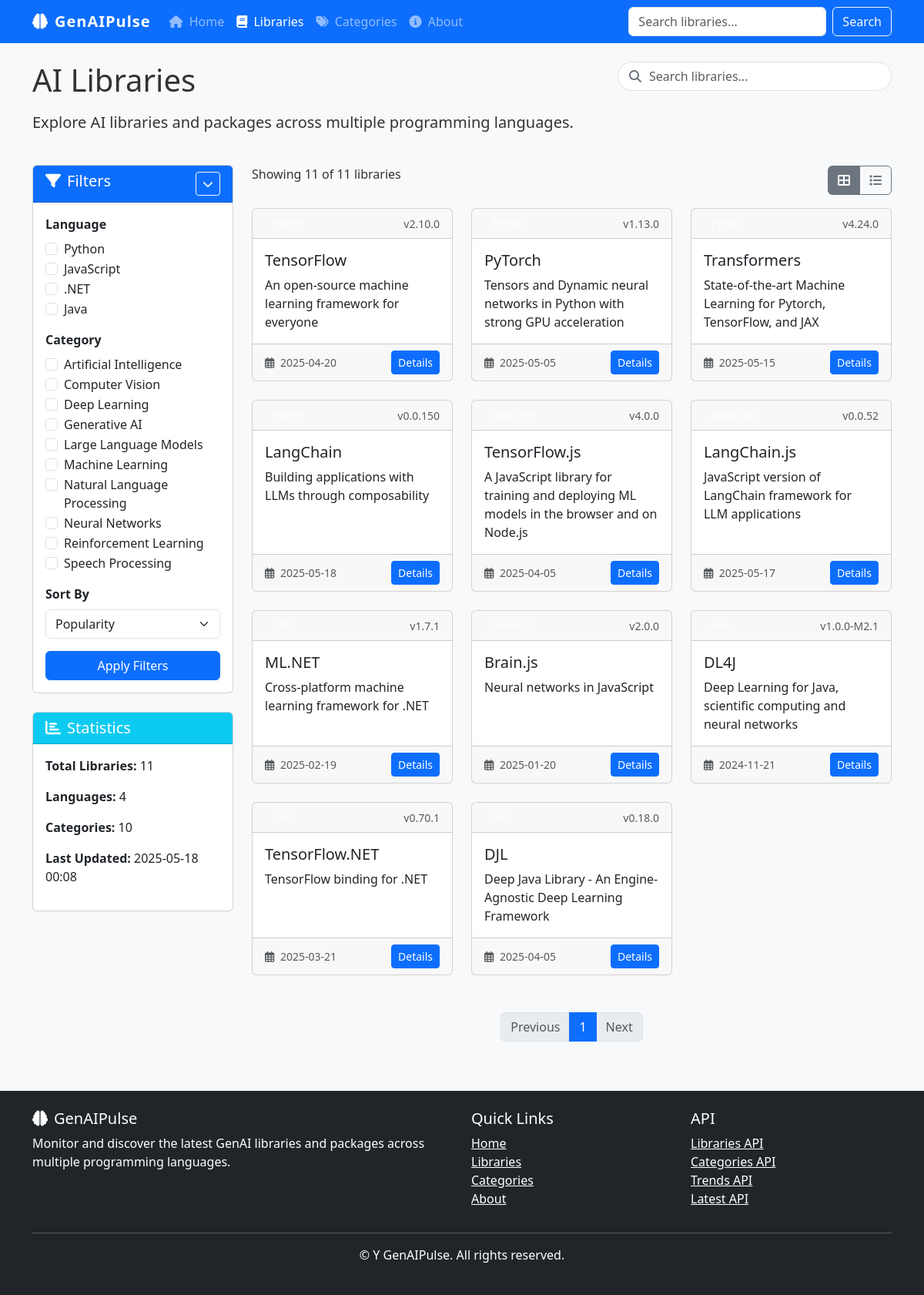
/libraries, run on the app's committed database.
### app/models.py (models this page shows, shortened)
class Category(db.Model):
    id = db.Column(db.Integer, primary_key=True)
    name = db.Column(db.String(100), nullable=False, unique=True)
    description = db.Column(db.Text)
    category_type = db.Column(db.String(50))  # 'functional', 'application', etc.

class Library(db.Model):
    id = db.Column(db.Integer, primary_key=True)
    name = db.Column(db.String(100), nullable=False)
    description = db.Column(db.Text)
    language = db.Column(db.String(50), index=True)
    current_version = db.Column(db.String(50))
    last_update = db.Column(db.DateTime, default=datetime.utcnow)
    repository_url = db.Column(db.String(255))
    documentation_url = db.Column(db.String(255))
    package_url = db.Column(db.String(255))
    popularity_score = db.Column(db.Float, default=0.0)
    monthly_downloads = db.Column(db.Integer, default=0)
    github_stars = db.Column(db.Integer, default=0)
    categories = db.relationship('Category', secondary=library_categories,
                              lazy='subquery', backref=db.backref('libraries', lazy=True))
    versions = db.relationship('Version', backref='library', lazy=True)

### app/routes/main.py (the view)
@main_bp.route('/libraries')
def libraries():
    page = request.args.get('page', 1, type=int)
    per_page = 12
    q = request.args.get('q', '')
    sort = request.args.get('sort', 'popularity')
    view = request.args.get('view', 'grid')
    selected_languages = request.args.getlist('language')
    selected_categories = request.args.getlist('category')
    query = Library.query
    if q:
        query = query.filter(Library.name.ilike(f'%{q}%') | Library.description.ilike(f'%{q}%'))
    if selected_languages:
        query = query.filter(Library.language.in_(selected_languages))
    if selected_categories:
        query = query.join(Library.categories).filter(Category.id.in_([int(cat_id) for cat_id in selected_categories]))
    if sort == 'popularity':
        query = query.order_by(Library.popularity_score.desc())
    elif sort == 'newest':
        query = query.order_by(Library.last_update.desc())
    elif sort == 'name':
        query = query.order_by(Library.name)
    libraries = query.paginate(page=page, per_page=per_page, error_out=False)
    categories = Category.query.order_by(Category.name).all()
    total_libraries = Library.query.count()
    last_updated = db.session.query(func.max(Library.last_update)).scalar()
    next_page = page + 1 if libraries.has_next else None
    prev_page = page - 1 if libraries.has_prev else None
    total_pages = libraries.pages or 1
    return render_template('libraries.html',
                           libraries=libraries.items,
                           page=page,
                           total_pages=total_pages,
                           next_page=next_page,
                           prev_page=prev_page,
                           total_libraries=total_libraries,
                           categories=categories,
                           selected_languages=selected_languages,
                           selected_categories=selected_categories,
                           sort=sort,
                           view=view,
                           languages=db.session.query(Library.language, func.count(Library.id)).group_by(Library.language).all(),
                           last_updated=last_updated)

### templates/libraries.html (shortened to what this page needs)
{% extends 'base.html' %}
{% block content %}
<div class="row mb-4">
    <div class="col-md-8">
        <h1 class="mb-3">AI Libraries</h1>
        <p class="lead">Explore AI libraries and packages across multiple programming languages.</p>
    </div>
    <div class="col-md-4">
        <div class="search-box mb-3">
            <i class="fas fa-search"></i>
            <form action="{{ url_for('main.libraries') }}" method="get">
                <input type="text" class="form-control" name="q" placeholder="Search libraries..." value="{{ request.args.get('q', '') }}">
            </form>
        </div>
    </div>
</div>
<div class="row">
    <div class="col-md-3">
        <div class="card mb-4">
            <div class="card-header bg-primary text-white">
                <h5 class="card-title mb-0">
                    <i class="fas fa-filter me-2"></i>Filters
                    <button class="btn btn-sm btn-outline-light float-end" id="filter-toggle">
                        <i class="fas fa-chevron-down"></i>
                    </button>
                </h5>
            </div>
            <div class="card-body" id="filter-panel">
                <form action="{{ url_for('main.libraries') }}" method="get">
                    <div class="mb-3">
                        <label class="form-label"><strong>Language</strong></label>
                        <div class="form-check">
                            <input class="form-check-input" type="checkbox" name="language" value="Python" id="lang-python" {% if 'Python' in selected_languages %}checked{% endif %}>
                            <label class="form-check-label" for="lang-python">Python</label>
                        </div>
                        <div class="form-check">
                            <input class="form-check-input" type="checkbox" name="language" value="JavaScript" id="lang-js" {% if 'JavaScript' in selected_languages %}checked{% endif %}>
                            <label class="form-check-label" for="lang-js">JavaScript</label>
                        </div>
                        <div class="form-check">
                            <input class="form-check-input" type="checkbox" name="language" value=".NET" id="lang-dotnet" {% if '.NET' in selected_languages %}checked{% endif %}>
                            <label class="form-check-label" for="lang-dotnet">.NET</label>
                        </div>
                        <div class="form-check">
                            <input class="form-check-input" type="checkbox" name="language" value="Java" id="lang-java" {% if 'Java' in selected_languages %}checked{% endif %}>
                            <label class="form-check-label" for="lang-java">Java</label>
                        </div>
                    </div>
                    <div class="mb-3">
                        <label class="form-label"><strong>Category</strong></label>
                        {% for category in categories %}
                        <div class="form-check">
                            <input class="form-check-input" type="checkbox" name="category" value="{{ category.id }}" id="cat-{{ category.id }}" {% if category.id|string in selected_categories %}checked{% endif %}>
                            <label class="form-check-label" for="cat-{{ category.id }}">{{ category.name }}</label>
                        </div>
                        {% endfor %}
                    </div>
                    <div class="mb-3">
                        <label class="form-label"><strong>Sort By</strong></label>
                        <select class="form-select" name="sort">
                            <option value="popularity" {% if sort == 'popularity' %}selected{% endif %}>Popularity</option>
                        </select>
                    </div>
                    <button type="submit" class="btn btn-primary w-100">Apply Filters</button>
                </form>
            </div>
        </div>
        <div class="card">
            <div class="card-header bg-info text-white">
                <h5 class="card-title mb-0">
                    <i class="fas fa-chart-bar me-2"></i>Statistics
                </h5>
            </div>
            <div class="card-body">
                <p><strong>Total Libraries:</strong> {{ total_libraries }}</p>
                <p><strong>Languages:</strong> {{ languages|length }}</p>
                <p><strong>Categories:</strong> {{ categories|length }}</p>
                <p><strong>Last Updated:</strong> {{ last_updated.strftime('%Y-%m-%d %H:%M') if last_updated else 'N/A' }}</p>
            </div>
        </div>
    </div>
    <div class="col-md-9">
        {% if libraries %}
            <div class="d-flex justify-content-between align-items-center mb-3">
                <p>Showing {{ libraries|length }} of {{ total_libraries }} libraries</p>
                <div class="btn-group" role="group">
                    <a href="{{ url_for('main.libraries', view='grid', **request.args) }}" class="btn btn-outline-secondary {% if view == 'grid' %}active{% endif %}">
                        <i class="fas fa-th-large"></i>
                    </a>
                    <a href="{{ url_for('main.libraries', view='list', **request.args) }}" class="btn btn-outline-secondary {% if view == 'list' %}active{% endif %}">
                        <i class="fas fa-list"></i>
                    </a>
                </div>
            </div>
            {% if view == 'grid' %}
                <div class="row">
                    {% for library in libraries %}
                        <div class="col-md-4 mb-4">
                            <div class="card h-100">
                                <div class="card-header d-flex justify-content-between align-items-center">
                                    <span class="badge bg-{{ library.language|lower }}">{{ library.language }}</span>
                                    <small class="text-muted">v{{ library.current_version }}</small>
                                </div>
                                <div class="card-body">
                                    <h5 class="card-title">{{ library.name }}</h5>
                                    <p class="card-text">{{ library.description|truncate(100) }}</p>
                                </div>
                                <div class="card-footer d-flex justify-content-between align-items-center">
                                    <small class="text-muted">
                                        <i class="far fa-calendar-alt me-1"></i>
                                        {{ library.last_update.strftime('%Y-%m-%d') if library.last_update else 'Unknown' }}
                                    </small>
                                    <a href="{{ url_for('main.library_detail', library_id=library.id) }}" class="btn btn-sm btn-primary">Details</a>
                                </div>
                            </div>
                        </div>
                    {% endfor %}
                </div>
            {% endif %}
            <div class="mt-4">
                <nav aria-label="Page navigation">
                    <ul class="pagination justify-content-center">
                        <li class="page-item {% if not prev_page %}disabled{% endif %}">
                            <a class="page-link" href="{{ url_for('main.libraries', page=prev_page, **request.args) if prev_page else '#' }}">Previous</a>
                        </li>
                        {% for p in range(1, total_pages + 1) %}
                            <li class="page-item {% if p == page %}active{% endif %}">
                                <a class="page-link" href="{{ url_for('main.libraries', page=p, **request.args) }}">{{ p }}</a>
                            </li>
                        {% endfor %}
                        <li class="page-item {% if not next_page %}disabled{% endif %}">
                            <a class="page-link" href="{{ url_for('main.libraries', page=next_page, **request.args) if next_page else '#' }}">Next</a>
                        </li>
                    </ul>
                </nav>
            </div>
        {% else %}
            <div class="alert alert-info">
                <i class="fas fa-info-circle me-2"></i>No libraries found matching your criteria. Try adjusting your filters.
            </div>
        {% endif %}
    </div>
</div>
{% endblock %}

### static/css/style.css (style rules this page uses)
body { font-family: 'Segoe UI', Tahoma, Geneva, Verdana, sans-serif; color: #333; background-color: #f8f9fa; }
.card { transition: transform 0.3s ease, box-shadow 0.3s ease; }
.badge { font-weight: 500; padding: 5px 10px; }
.search-box { position: relative; }
.search-box .form-control { padding-left: 40px; border-radius: 20px; }
.search-box i { position: absolute; left: 15px; top: 50%; transform: translateY(-50%); color: #6c757d; }

### data on the page
Category: name "Artificial Intelligence"
Category: name "Computer Vision"
Category: name "Deep Learning"
Category: name "Generative AI"
Category: name "Large Language Models"
Category: name "Machine Learning"
Category: name "Natural Language Processing"
Category: name "Neural Networks"
Category: name "Reinforcement Learning"
Category: name "Speech Processing"
Library: current_version "2.10.0", name "TensorFlow", description "An open-source machine learning framework for everyone", last_update "2025-04-20"
Library: current_version "1.13.0", name "PyTorch", description "Tensors and Dynamic neural networks in Python with strong GPU acceleration", last_update "2025-05-05"
Library: current_version "4.24.0", name "Transformers", description "State-of-the-art Machine Learning for Pytorch, TensorFlow, and JAX", last_update "2025-05-15"
Library: current_version "0.0.150", name "LangChain", description "Building applications with LLMs through composability", last_update "2025-05-18"
Library: current_version "4.0.0", name "TensorFlow.js", description "A JavaScript library for training and deploying ML models in the browser and on Node.js", last_update "2025-04-05"
Library: current_version "0.0.52", name "LangChain.js", description "JavaScript version of LangChain framework for LLM applications", last_update "2025-05-17"
Library: current_version "1.7.1", name "ML.NET", description "Cross-platform machine learning framework for .NET", last_update "2025-02-19"
Library: current_version "2.0.0", name "Brain.js", description "Neural networks in JavaScript", last_update "2025-01-20"
Library: current_version "1.0.0-M2.1", name "DL4J", description "Deep Learning for Java, scientific computing and neural networks", last_update "2024-11-21"
Library: current_version "0.70.1", name "TensorFlow.NET", description "TensorFlow binding for .NET", last_update "2025-03-21"
Library: current_version "0.18.0", name "DJL", description "Deep Java Library - An Engine-Agnostic Deep Learning Framework", last_update "2025-04-05"

### other printed values
{{ total_libraries }} "11"
{{ languages|length }} "4"
{{ categories|length }} "10"
{{ last_updated.strftime('%Y-%m-%d %H:%M') if last_updated else 'N/A' }} "2025-05-18 00:08"
{{ libraries|length }} "11"
{{ p }} "1"
{{ 'Y'|now }} "Y"
